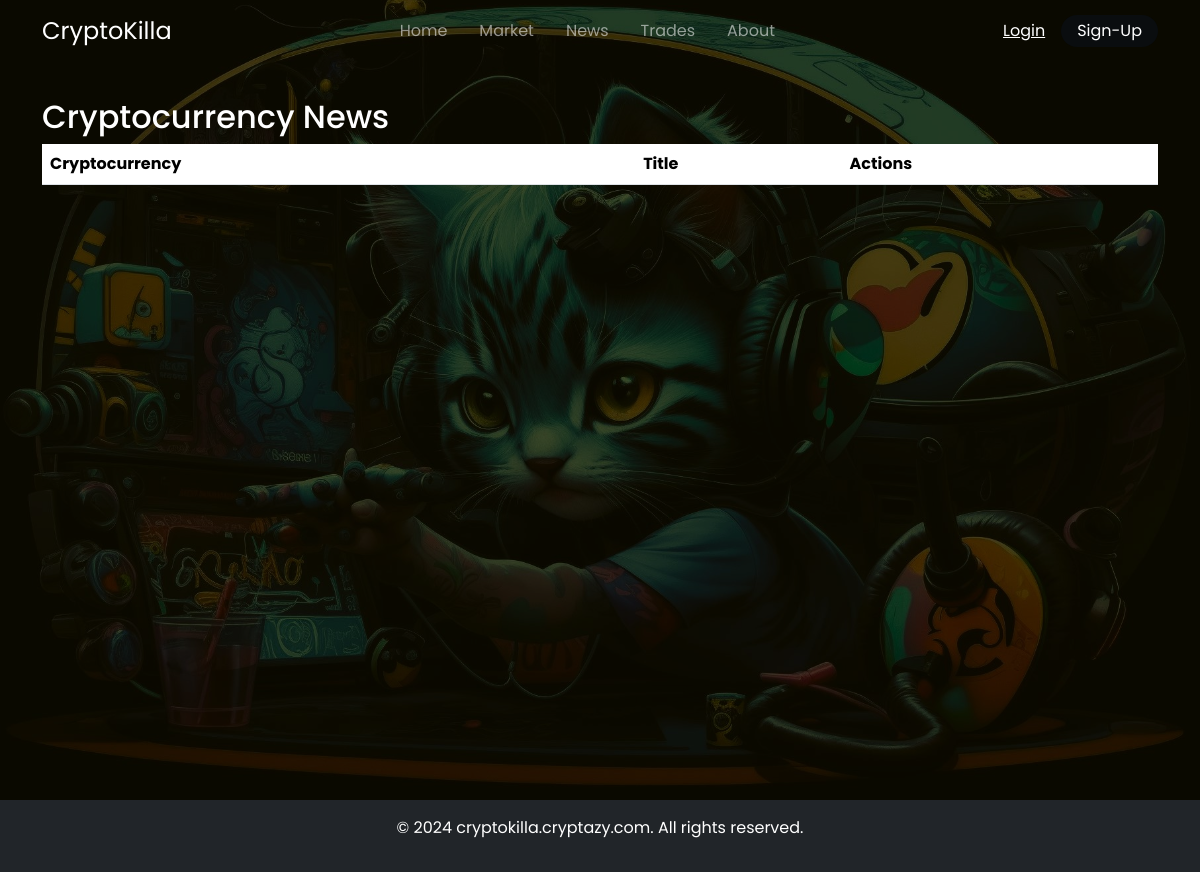
The page /market/cryptocurrencynews/ on the database as committed earlier.
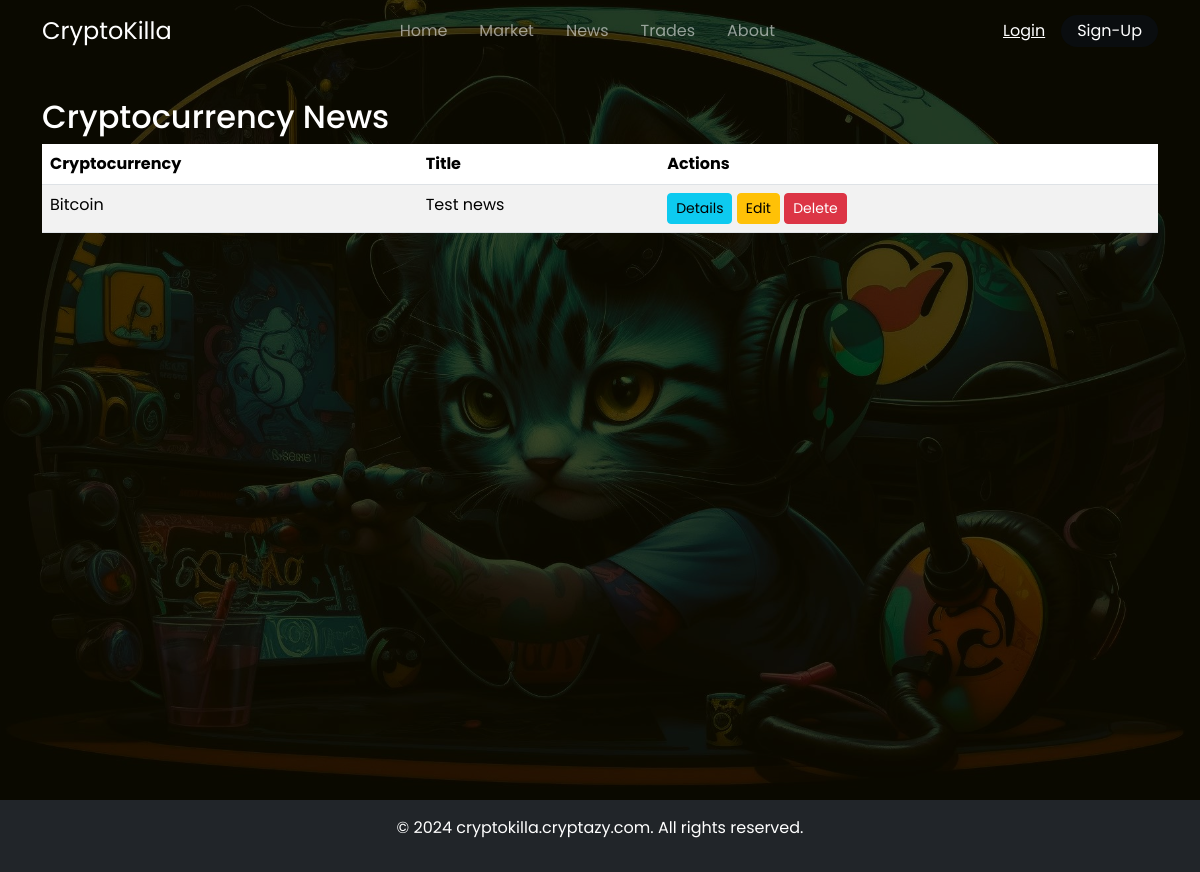
The same page on the database as committed later.
### market/models.py (models this page shows, shortened)
class CryptocurrencyNews(models.Model):
    cryptocurrency = models.ForeignKey(Cryptocurrency, on_delete=models.CASCADE)
    title = models.CharField(max_length=255)
    content = models.TextField()
    source = models.URLField()
    timestamp = models.DateTimeField(default=timezone.now)

class Cryptocurrency(models.Model):
    name = models.CharField(max_length=50)
    symbol = models.CharField(max_length=10)
    description = models.TextField(blank=True, null=True)
    website = models.URLField(blank=True, null=True)
    icon = models.ImageField(upload_to='cryptocurrency_icons/', blank=True, null=True)
    is_stablecoin = models.BooleanField(default=False)  # Add this field
    created_at = models.DateTimeField(auto_now_add=True)

### market/views.py (the view)
# urls.py: path('cryptocurrencynews/', CryptocurrencyNewsListView.as_view(), name='cryptocurrencynews-list'),
class CryptocurrencyNewsListView(ListView):
    model = CryptocurrencyNews
    template_name = 'market/cryptocurrency_news_list.html'  # Create a template for displaying the list
    context_object_name = 'cryptocurrency_news'
    paginate_by = 10  # Adjust the number of news articles per page if needed
    ordering = ['-timestamp']  # Show the latest news first

### market/templates/market/cryptocurrency_news_list.html (shortened to what this page needs)
{% extends 'landing/base.html' %}
{%load static%}
{% block content %}
<section id="market" class="w-80 vh-100 d-flex flex-row justify-content-center align-items-start">
  <div class="container mt-5 " >
  <h2 style="margin-top: 50px;">Cryptocurrency News</h2>
  <table id="newsTable" class="table table-striped" >
    <thead>
      <tr>
        <th>Cryptocurrency</th>
        <th>Title</th>
        <th>Actions</th>
      </tr>
    </thead>
    <tbody>
      {% for news in cryptocurrency_news %}
        <tr>
          <td>{{ news.cryptocurrency.name }}</td>
          <td>{{ news.title }}</td>
          <td>
            <a href="{% url 'cryptocurrencynews-detail' news.id %}" class="btn btn-info btn-sm">Details</a>
            <a href="{% url 'cryptocurrencynews-update' news.id %}" class="btn btn-warning btn-sm">Edit</a>
            <a href="{% url 'cryptocurrencynews-delete' news.id %}" class="btn btn-danger btn-sm">Delete</a>
          </td>
        </tr>
      {% endfor %}
    </tbody>
  </table>
  </div>
  </section>
{% endblock %}

Rows that differ between the two databases and show on the page:
added CryptocurrencyNews: cryptocurrency.name "Bitcoin", title "Test news"
